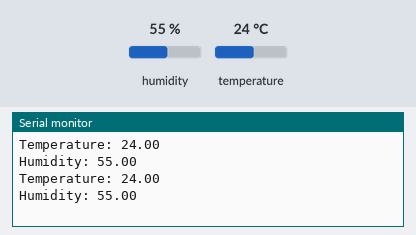
The sketch below on a simulated Arduino Uno, built with avr-gcc and run on an emulated ATmega328P. Parts: the last lines printed to the serial monitor. The inputs (shaded band) are chosen by the test bench; at power-on: humidity 55 %, temperature 24 °C.

Above: at 8.8 s.
8.9 s: humidity set to 22 %
At 12.6 s:
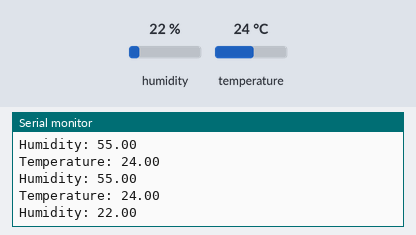
14.9 s: temperature set to 12 °C
At 16.6 s:
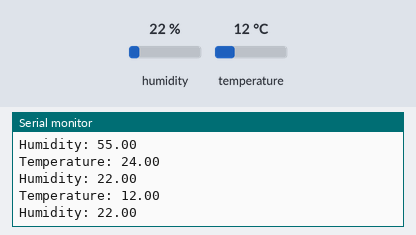
20.9 s: humidity set to 40 %
At 25.7 s:
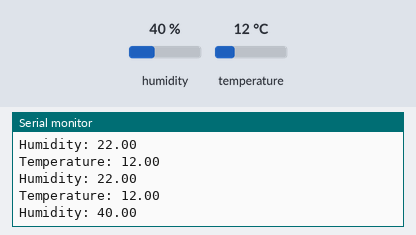
Timing chart, 0 to 27.2 s (numbered marks = the images above; inputs shaded):
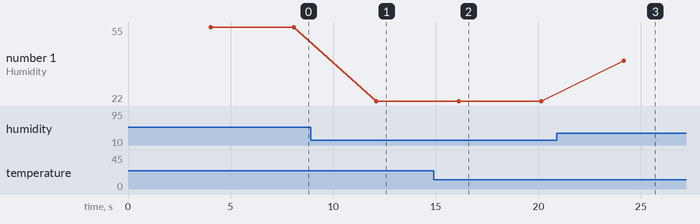

Measured:
- after the input at 8.9 s, the serial monitor: prints a new line after 3.2 s (image 1)
- after the input at 14.9 s, the serial monitor: prints a new line after 1.2 s (image 2)
- after the input at 20.9 s, the serial monitor: prints a new line after 3.3 s (image 3)
- plotted number 1: 55 → 22 after the input at 8.9 s, 22 → 40 after the input at 20.9 s

The sketch:

arduino-temperature.ino
```cpp
// Include the libraries:
#include <Adafruit_Sensor.h>
#include <DHT.h>

// Set DHT pin:
#define DHTPIN 7

// Set DHT type, uncomment whatever type you're using
#define DHTTYPE DHT11   // DHT 11
//#define DHTTYPE DHT22   // DHT 22  (AM2302)
//#define DHTTYPE DHT21   // DHT 21 (AM2301)

// Initialize DHT sensor
DHT dht = DHT(DHTPIN, DHTTYPE);

void setup() {
  // Begin serial communication at a baud rate of 9600:
  Serial.begin(9600);

  // Setup sensor:
  dht.begin();
}

void loop() {
  // Wait a few seconds between measurements:
  delay(4000);

  // Read the humidity in %:
  float h = dht.readHumidity();
  // Read the temperature as Celsius:
  float t = dht.readTemperature();
  // Read the temperature as Fahrenheit:
  float f = dht.readTemperature(true);

  // Check if any reads failed and exit early (to try again):
  if (isnan(h) || isnan(t) || isnan(f)) {
    Serial.println("Failed to read from DHT sensor!");
    return;
  }

  // Compute heat index in Fahrenheit (default):
  float hif = dht.computeHeatIndex(f, h);
  // Compute heat index in Celsius:
  float hic = dht.computeHeatIndex(t, h, false);

Serial.print("Temperature: ");
Serial.println(t);
Serial.print("Humidity: ");
Serial.println(h);

// Example outputs
/*
  Serial.print("Humidity: ");
  Serial.print(h);
  Serial.print(" % ");
  Serial.print("Temperature: ");
  Serial.print(t);
  Serial.print(" \xC2\xB0");
  Serial.print("C | ");
  Serial.print(f);
  Serial.print(" \xC2\xB0");
  Serial.print("F ");
  Serial.print("Heat index: ");
  Serial.print(hic);
  Serial.print(" \xC2\xB0");
  Serial.print("C | ");
  Serial.print(hif);
  Serial.print(" \xC2\xB0");
  Serial.println("F");
*/
}
```
